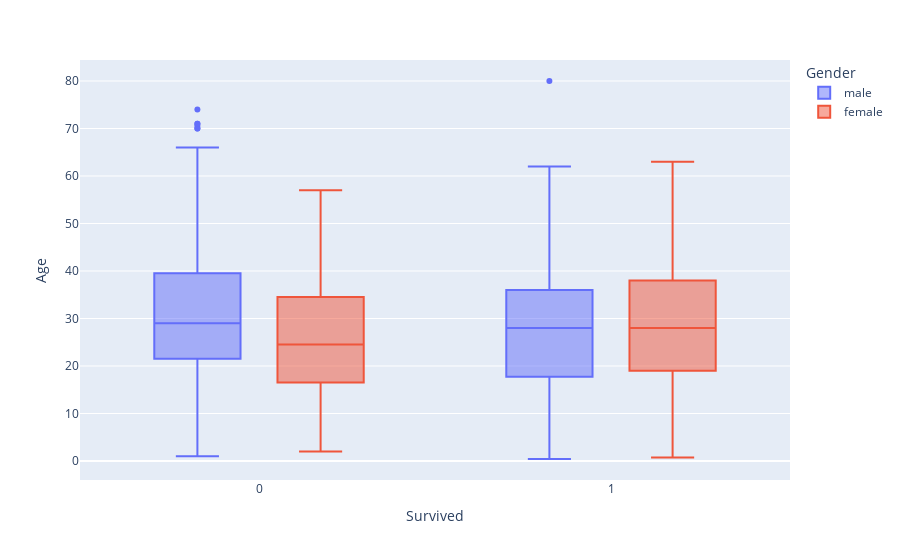

The cell this chart's notebook holds for it:
### Markdown cell above
plotting the boxplot

### Code cell
import plotly.express as px
fig=px.box(df,x="Survived",y="Age",color="Gender")
fig.show()
#this boxplot gives us the idea about the number of females and males survived or didn't survive and about the age as well

### Figure 1 — Plotly figure (JSON) as saved in the notebook; plotly's stock layout.template omitted (floating-point values rounded to 4 significant figures; data arrays with more than 128 entries replaced by an {"elided": "..."} marker saying what was removed)
{"data": [{"alignmentgroup": "True", "hovertemplate": "Gender=male<br>Survived=%{x}<br>Age=%{y}<extra></extra>", "legendgroup": "male", "marker": {"color": "#636efa"}, "name": "male", "notched": false, "offsetgroup": "male", "orientation": "v", "showlegend": true, "type": "box", "x": {"elided": "577 int values"}, "x0": " ", "xaxis": "x", "y": {"elided": "577 float values"}, "y0": " ", "yaxis": "y"}, {"alignmentgroup": "True", "hovertemplate": "Gender=female<br>Survived=%{x}<br>Age=%{y}<extra></extra>", "legendgroup": "female", "marker": {"color": "#EF553B"}, "name": "female", "notched": false, "offsetgroup": "female", "orientation": "v", "showlegend": true, "type": "box", "x": {"elided": "314 int values"}, "x0": " ", "xaxis": "x", "y": {"elided": "314 float values"}, "y0": " ", "yaxis": "y"}], "layout": {"boxmode": "group", "legend": {"title": {"text": "Gender"}, "tracegroupgap": 0}, "margin": {"t": 60}, "xaxis": {"anchor": "y", "domain": [0, 1], "title": {"text": "Survived"}}, "yaxis": {"anchor": "x", "domain": [0, 1], "title": {"text": "Age"}}}}
